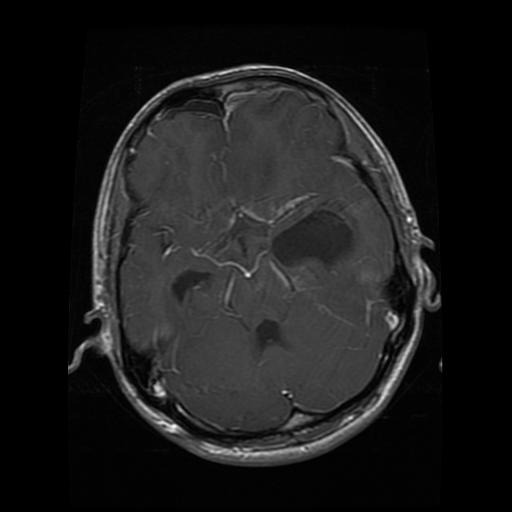
#> input picture data/raw/glioma/Te-glTr_0008.jpg, 512 x 512 px; its folder holds only this picture in this run
$ jupyter execute --allow-errors EDA.ipynb
#> lines starting #> are read from the running program, lines starting #| are printed output that depends on the picture
### Dataset inventory: files per class folder

[cell 1]
import os, random, hashlib
import cv2
import matplotlib.pyplot as plt
import seaborn as sns
from collections import Counter
from imutils import paths

path = "../data/raw"
image_paths = list(paths.list_images(path))

[cell 2]
ok, corrupted = [], []
for p in image_paths:
    img = cv2.imread(p)
#> img is the input picture: shape (512, 512, 3); min 0, max 252, mean 27.1
    if img is None:
        corrupted.append(p)
    else:
        ok.append(p)

print(len(ok))  # how many imgs opened fine
print(corrupted)  # the broken ones (empty = good)

### Class distribution

[cell 3]
counts = Counter(p.split(os.path.sep)[-2] for p in ok)
sns.barplot(x=list(counts), y=list(counts.values()))
plt.title("Images per class")
plt.ylabel("Count")
plt.show()
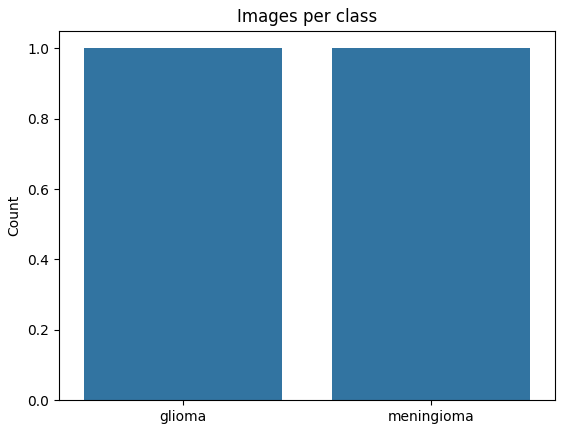
#> figure drawn by matplotlib, 1 panel

### Duplicate analysis: groups, redundant files, cross-class cases

[cell 4]
# two files with the same content have the same hash
hashes = {}
for p in ok:
    with open(p, "rb") as f:
        h = hashlib.md5(f.read()).hexdigest()
    hashes.setdefault(h, []).append(p)

dups = [g for g in hashes.values() if len(g) > 1]
extra = sum(len(g) - 1 for g in dups)
cross = [g for g in dups if len({p.split(os.path.sep)[-2] for p in g}) > 1]

print(len(dups))  # nb of duplicate groups
print(extra)  # extra copies we dont need
print(len(cross))  # same img in diff classes (bad)

### Sample images per class

[cell 5]
random.seed(42)
classes = sorted(set(p.split(os.path.sep)[-2] for p in ok))

fig, axes = plt.subplots(len(classes), 5, figsize=(12, 10))
#> (the rest of this cell did not finish here and is left out)

### Image shapes, channels and pixel range

[cell 6]
shapes = Counter()
gray_like = 0
lo, hi = 255, 0
for p in ok:
    img = cv2.imread(p)
    shapes[img.shape] += 1
    if (img[..., 0] == img[..., 1]).all() and (img[..., 1] == img[..., 2]).all():
        gray_like += 1
    lo, hi = min(lo, img.min()), max(hi, img.max())
#> lo = 0; hi = 252

print(len(shapes))  # how many diff sizes
#| 2
print(shapes.most_common(5))  # the most commun ones
#| [((512, 512, 3), 1), ((234, 219, 3), 1)]
print(gray_like)  # imgs that look grayscale
print(lo, hi)  # pixel min and max (should be 0 255)
#| 0 255
